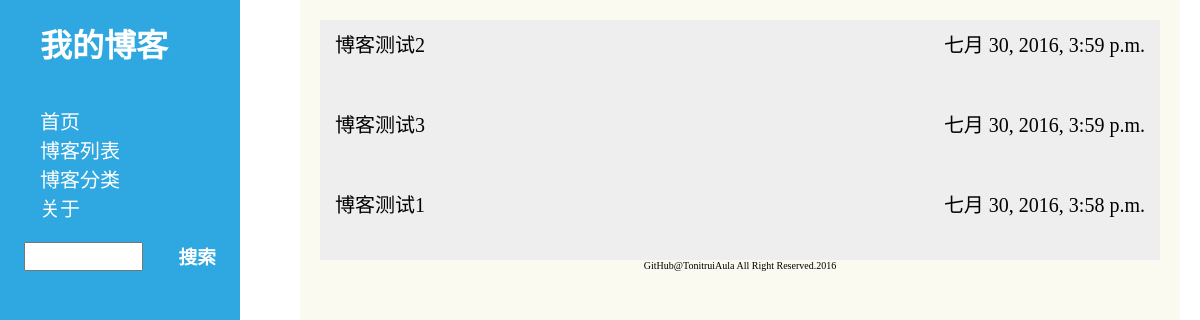
Before: /blog/allblogs with the older database file.
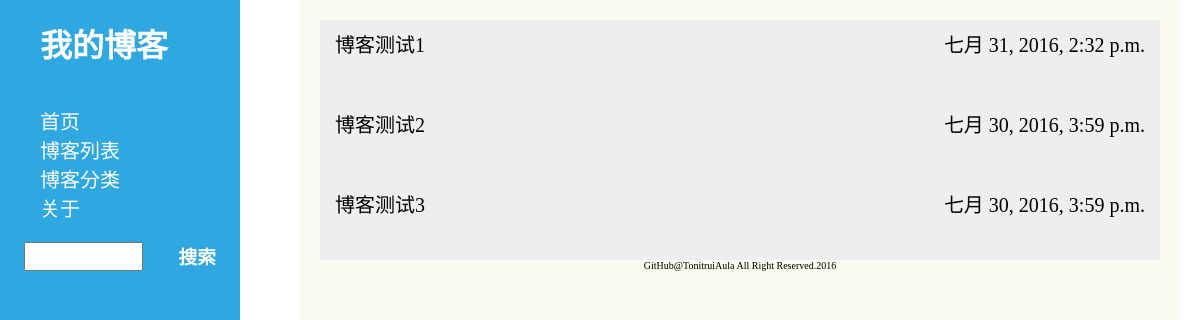
After: the same page with the newer database file.
### blog/models.py (models this page shows, shortened)
@python_2_unicode_compatible
class Article(models.Model):
	title = models.CharField(u'标题',max_length = 150)
	body = RichTextField(u'正文')
	date = models.DateTimeField(u'发布时间')
	category = models.ForeignKey(Category, verbose_name=u'分类')
	tags = models.ManyToManyField(Tag, verbose_name = u'标签',blank=True)

### blog/views.py (the view)
def all(request):
	articles_list = Article.objects.order_by('-date')
	paginator = Paginator(articles_list,limit)
	page = request.GET.get('page')
	try:
		articles_list = paginator.page(page)
	except PageNotAnInteger:
		articles_list = paginator.page(1)
	except EmptyPage:
		articles_list = paginator.page(paginator.num_pages)
	context = {
		'articles_list' : articles_list,
	}
	return render(request,'blogs/all.html',context)

### blog/templates/blogs/all.html (shortened to what this page needs)
<!DOCTYPE html>
<html>
<head>
	<mata content="text/html" charset="utf-8">
	<link rel="stylesheet" type="text/css" href="../../static/css/style.css"/>
</head>
<body>
	<div id="head">
		<h1>我的博客</h1>
		<ul>
			<li><a href="/">首页</a></li>
			<li><a href="/blog/allblogs">博客列表</a></li>
			<li><a href="/blog/cat">博客分类</a></li>
			<li><a href="/blog/about">关于</a></li>
		</ul>
		<div id="searcharea">
		    <form method="get" action=".">
		    	<input type="text" id="content"></input>
		    	<h3 id="search" onclick="submit()">搜索</h3>
		    </form>
		</div>
	</div>
	<div id="wrap">
		{% if articles_list %}
		<ul class="list">
			{% for article in articles_list %}
			<li><a href="/blog/{{article.id}}">{{article.title}}</a><span>{{article.date}}</span></li>
			{% endfor%}
		</ul>
		{% endif %}
		<footer><a href="https://github.com/TonitruiAula">GitHub@TonitruiAula</a> All Right Reserved.2016</footer>
	</div>
</body>
</html>

### blog/static/css/style.css (style rules this page uses)
* { margin: 0; padding: 0; }
body { position: relative; width: 100%; min-width: 800px; margin: 0 auto; font-family: "微软雅黑","黑体",serif; }
ul { list-style-type: none; }
div#head { position: fixed; left: 0px; width: 20%; min-width: 200px; height: 100%; background-color: #2fa8e1; z-index: 2; }
#head h1 { text-align: left; text-indent: 20px; padding: 20px; color: white; font-family: "微软雅黑","黑体",serif; }
#head ul { padding: 20px 40px; }
#head ul li { color: white; font-size: 20px; font-family: "微软雅黑","黑体",serif; }
a { text-decoration: none; }
#head a,#head a:visited { color:white; }
#wrap { margin: 0px 5% 0px 25%; padding: 20px; background-color: #fafaf0; width:70%; z-index: 1; min-height: 800px; }
ul.list { width:100%; background-color: #eee; text-decoration: none; }
ul.list li { height: 50px; font-size: 20px; line-height: 20px; position: relative; padding: 15px; }
ul.list span { position: absolute; right: 15px; }
footer { text-align: center; font-size: 10px; }
#wrap a,#wrap a:visited { color:black; }
div#searcharea { color: white; margin: 0 auto; position: relative; width: 80%; height: 30px; }
div#searcharea #content { width: 60%; height: 25px; font-size: 20px; }
div#searcharea #search { float: right; }

Changed rows visible on the page:
changed Article "博客测试1": date "七月 30, 2016, 3:58 p.m." → "七月 31, 2016, 2:32 p.m."; moves up the list
